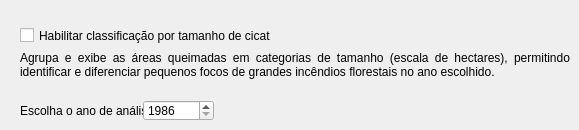
     <widget class="QWidget" name="fire_size">
      <attribute name="title">
       <string>Tamanho das cicatrizes </string>
      </attribute>
      <widget class="QLabel" name="Selecioneanoaseguir_4">
       <property name="geometry">
        <rect>
         <x>20</x>
         <y>100</y>
         <width>131</width>
         <height>21</height>
        </rect>
       </property>
       <property name="text">
        <string>Escolha o ano de análise:</string>
       </property>
       <property name="alignment">
        <set>Qt::AlignLeading|Qt::AlignLeft|Qt::AlignVCenter</set>
       </property>
      </widget>
      <widget class="QCheckBox" name="check_fire_size">
       <property name="enabled">
        <bool>true</bool>
       </property>
       <property name="geometry">
        <rect>
         <x>20</x>
         <y>20</y>
         <width>251</width>
         <height>31</height>
        </rect>
       </property>
       <property name="font">
        <font>
         <strikeout>false</strikeout>
         <stylestrategy>PreferDefault</stylestrategy>
         <kerning>false</kerning>
        </font>
       </property>
       <property name="mouseTracking">
        <bool>true</bool>
       </property>
       <property name="contextMenuPolicy">
        <enum>Qt::DefaultContextMenu</enum>
       </property>
       <property name="acceptDrops">
        <bool>false</bool>
       </property>
       <property name="layoutDirection">
        <enum>Qt::LeftToRight</enum>
       </property>
       <property name="autoFillBackground">
        <bool>false</bool>
       </property>
       <property name="inputMethodHints">
        <set>Qt::ImhNone</set>
       </property>
       <property name="text">
        <string>Habilitar classificação por tamanho de cicatriz</string>
       </property>
       <property name="checked">
        <bool>false</bool>
       </property>
       <property name="tristate">
        <bool>false</bool>
       </property>
      </widget>
      <widget class="QSpinBox" name="FireSizeYear">
       <property name="geometry">
        <rect>
         <x>143</x>
         <y>100</y>
         <width>71</width>
         <height>21</height>
        </rect>
       </property>
       <property name="minimum">
        <number>1986</number>
       </property>
       <property name="maximum">
        <number>2999</number>
       </property>
       <property name="value">
        <number>1986</number>
       </property>
      </widget>
      <widget class="QLabel" name="SelecioneProduto_fire_accumulated_10">
       <property name="geometry">
        <rect>
         <x>20</x>
         <y>40</y>
         <width>550</width>
         <height>51</height>
        </rect>
       </property>
       <property name="text">
        <string>&lt;html&gt;&lt;head/&gt;&lt;body&gt;&lt;p&gt;Agrupa e exibe as áreas queimadas em categorias de tamanho (escala de hectares), permitindo identificar e diferenciar pequenos focos de grandes incêndios florestais no ano escolhido.&lt;/p&gt;&lt;/body&gt;&lt;/html&gt;</string>
       </property>
       <property name="alignment">
        <set>Qt::AlignJustify|Qt::AlignVCenter</set>
       </property>
       <property name="wordWrap">
        <bool>true</bool>
       </property>
      </widget>
     </widget>
